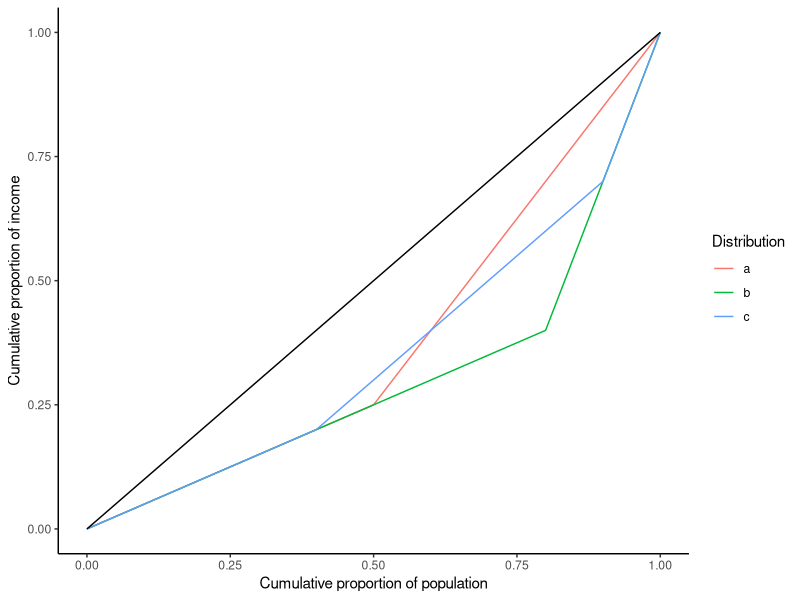

Recreate this plot in R. (Note: this script raises an error after producing the figure.)
# educ 483 section 1 code
# 1/7/2026, sadie richardson

library(tidyverse)

### 1: code lorenz curve

# make small dataset with 3 distributions
df1 <- data.frame(id = c(1:10),
                 a = c(5,5,5,5,5,15,15,15,15,15),
                 b = c(5,5,5,5,5,5,5,5,30,30),
                 c = c(5,5,5,5,10,10,10,10,10,30))

# make long for easier manipulation
df2 <- df1 %>% 
  pivot_longer(-id, names_to = "dist", values_to = "income")

# key step: sort by income
df3 <- df2 %>% 
  arrange(dist, income)

# cumulative proportion of population
df4 <- df3 %>% 
  group_by(dist) %>% 
  mutate(rank = row_number(),
         c_pop = rank/n())

# check: cumulative proportion should range from 0 to 1
summary(df4$c_pop)

# cumulative proportion of income
df5 <- df4 %>% 
  group_by(dist) %>% 
  mutate(r_inc = income/mean(income),
         c_inc = cumsum(r_inc)/n())

# check: cumulative proportion should range from 0 to 1
summary(df5$c_inc)

# plot

# note: for plotting, we want a 0 row so that the lorenz curves start at the origin. i add by hand here
df_plot <- df5 %>% 
  bind_rows(data.frame(dist = c("a", "b", "c"), c_pop = c(0,0,0), c_inc = c(0,0,0)))

ggplot(df_plot, aes(x = c_pop, y = c_inc, color = dist)) +
  geom_line() +
  geom_function(fun = function(x) x, color = "black") +
  labs(x = "Cumulative proportion of population",
       y = "Cumulative proportion of income",
       color = "Distribution") +
  theme_classic()

### 2: compute measures of inequality

# what proportion of income do the bottom 80% own?
# note: make sure data is sorted by c_pop before doing this type of calculation:
df <- df %>% 
  arrange(dist, c_pop)
df %>% filter(c_pop >= 0.8) %>% summarise(l80 = first(c_inc))

# what proportion of income do the top 10% own?
df %>% filter(c_pop >= 0.9) %>% summarise(l10 = 1-first(c_inc))

# what is the 75/25 income ratio?
df %>% 
  filter(c_pop >= 0.75) %>% 
  summarise(i75 = first(income)) %>% 
  left_join(df %>% 
              filter(c_pop >= 0.25) %>% 
              summarise(i25 = first(income))) %>% 
  mutate(incrat_7525= i75/i25)


# gini coefficient
# there are several equations you can use. this uses 2/N * sum(f_i - l_i)
df %>%
  mutate(diff = c_pop - c_inc) %>% 
  group_by(dist) %>% 
  summarise(sum_diff = sum(diff),
            n = max(id)) %>% 
  mutate(gini = 2/n * sum_diff)

# mean squared deviation
df %>% 
  mutate(diff = abs(1-r_inc)) %>% 
  group_by(dist) %>% 
  summarise(sum_diff = sum(diff),
            n = max(id)) %>% 
  mutate(msd = 1/n * sum_diff)

# squared coefficient of variation
df %>% 
  mutate(diff = (1-r_inc)^2) %>% 
  group_by(dist) %>% 
  summarise(sum_diff = sum(diff),
            n = max(id)) %>% 
  mutate(scv = 1/n * sum_diff)

# theil index
df %>% 
  mutate(diff = r_inc * log(r_inc)) %>% 
  group_by(dist) %>% 
  summarise(sum_diff = sum(diff),
            n = max(id)) %>% 
  mutate(theil = 1/n * sum_diff)

